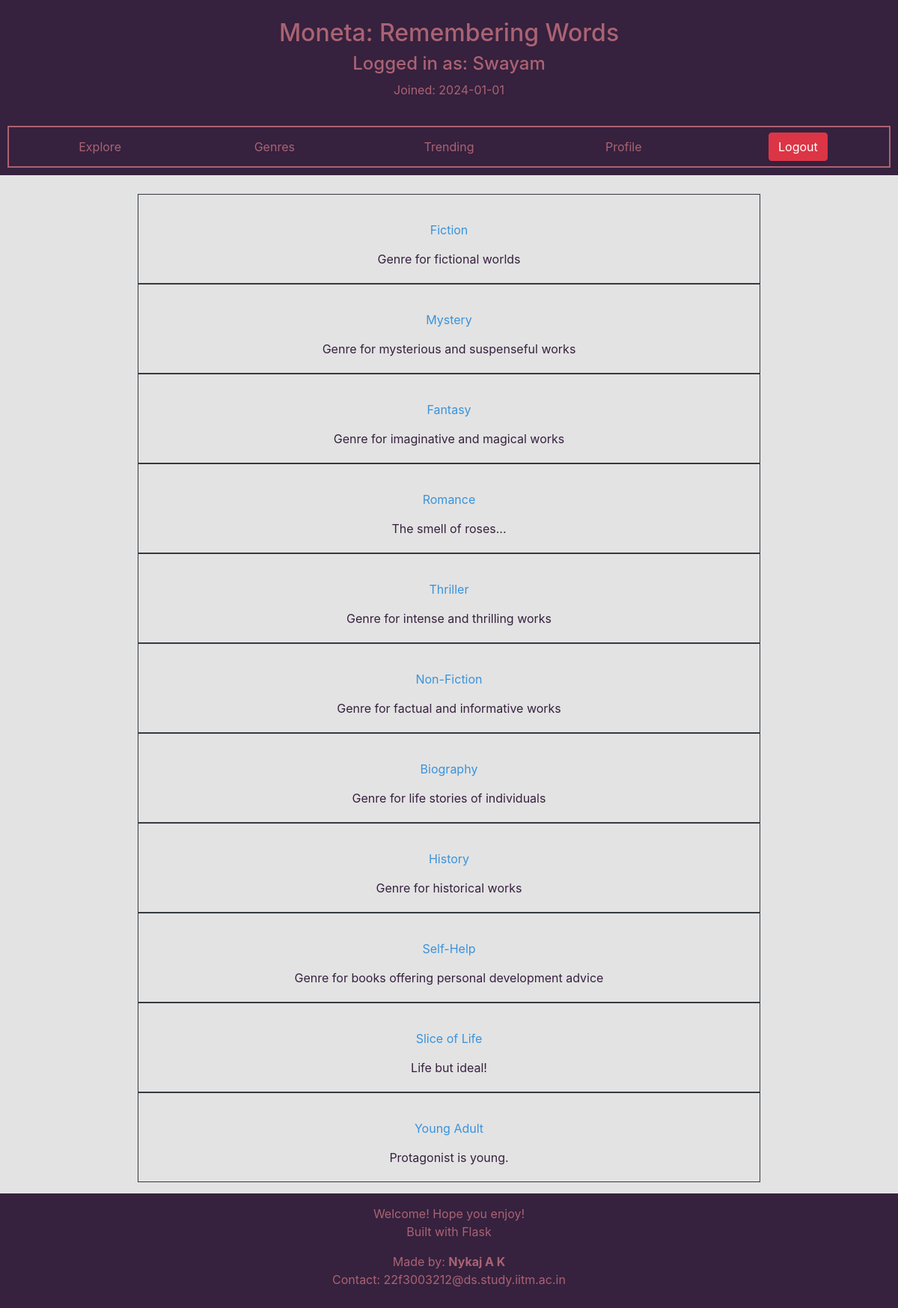
The page /sections (signed in) on the database as committed earlier.
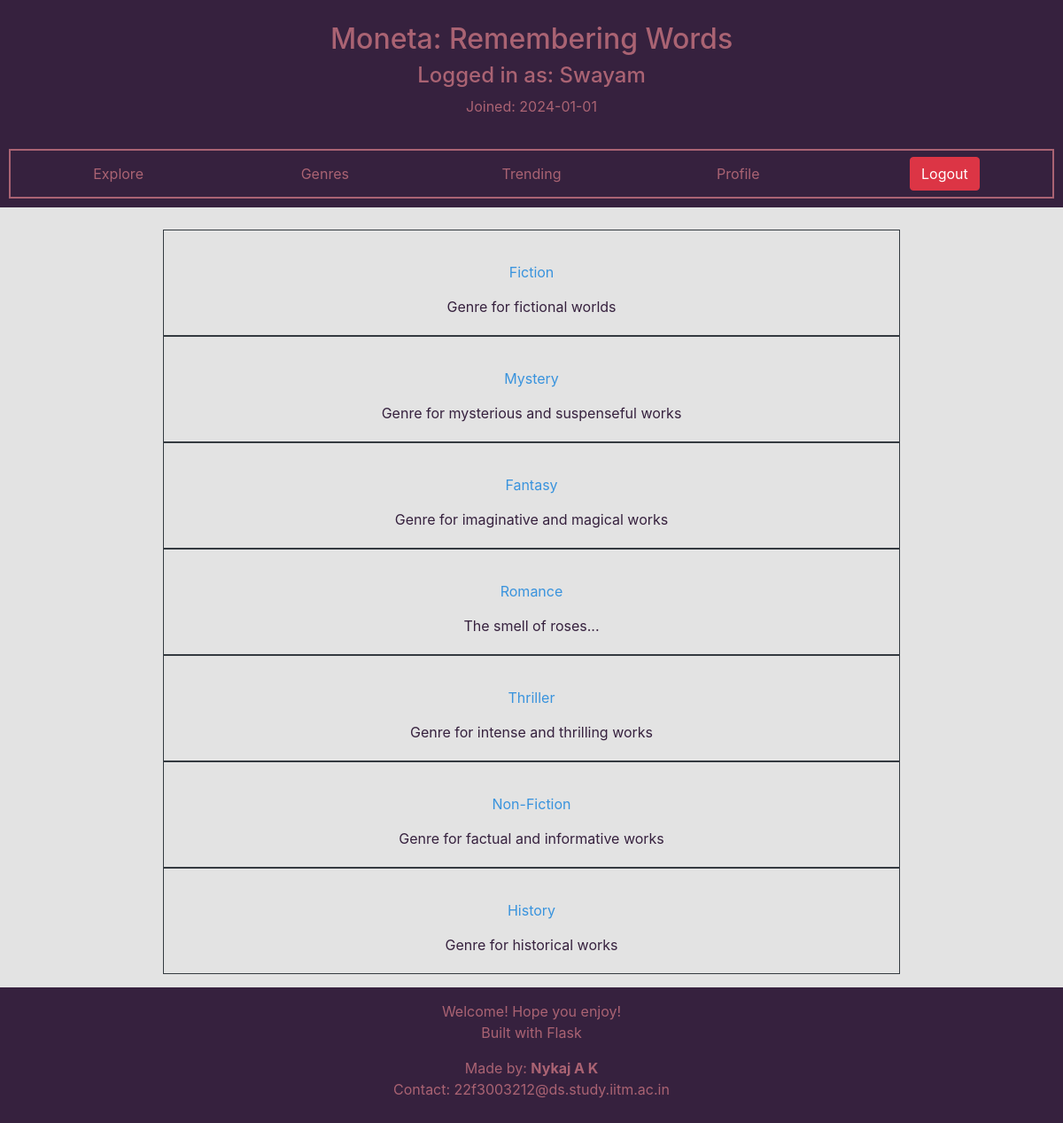
The same page on the database as committed later.
### moneta/models.py (models this page shows, shortened)
class User(db.Model,UserMixin):
    __tablename__ = "user"
    id = db.Column(db.Integer,primary_key = True)
    username = db.Column(db.String(20),nullable=False,unique=True)
    password = db.Column(db.String(60),nullable=True)
    email = db.Column(db.String(60),nullable=False,unique=True)
    doj = db.Column(db.DateTime, nullable=False, default = date.today())
    is_librarian = db.Column(db.Integer,nullable = False, default = 0)
    borrowed = db.relationship('Borrow',backref='user',lazy=True)
    returned = db.relationship('Return',backref='user',lazy=True)
    comments = db.relationship('Comment',backref = 'user', lazy=True)
    requested = db.relationship('Requested',backref = 'user', lazy=True)

class Section(db.Model):
    __tablename__ = "section"
    id = db.Column(db.Integer,primary_key = True)
    name = db.Column(db.String(40), unique = True, nullable = False)
    doc = db.Column(db.DateTime, default = date.today())
    description = db.Column(db.String(256))
    books = db.relationship('Book',secondary=category,backref = db.backref('sections',lazy='dynamic') )

### moneta/routes.py (the view)
@app.route("/sections")
@normal_user_required
def genre():
    sections = Section.query.all()
    return render_template('user_specific/sections.html',sections=sections)

### moneta/routes.py (called while the page is built, shortened)
@login_manager.user_loader
def load_user(user_id):
    user = User.query.filter_by(id=user_id).first()
    app.logger.info(f"User {user.username} was loaded!")
    return user

def normal_user_required(fun):
    @wraps(fun)
    def inner(*args,**kwargs):
        if not current_user.is_anonymous and not current_user.is_librarian:
            return fun(*args,**kwargs)
    return inner

### moneta/templates/user_specific/sections.html
{% extends "user_specific/dashboard.html" %}
{% block main_body %}
    <div class="container">
        {% for section in sections %}
            <div class="mx-auto text-center border border-dark p-1" style="width:75%">
                <br>
                <h5><a class="link-text btn" href="{{ url_for('selected_genre',name=section.name) }}">{{section.name}}</a></h5>
                {% if section.description %}
                    <p class="help-text">{{ section.description }}</p>
                {% else %}
                    <p class="help-text">No description!</p>
                {% endif %}
            </div>
        {% endfor %}
    </div>
{% endblock %}

### moneta/templates/user_specific/dashboard.html
{% extends "base_templates/base.html" %}
{% block header_element %}
    <div class="container-flexible" id="header-container">
        <div class="row text-center header-container-element" id="header-container-info">
            <div class="col" id="header-container-info-content">
                <h2 class="header-info-content-text">Moneta: Remembering Words</h2>
                <h4 class="header-info-content-text">Logged in as: {{ current_user.username }} </h4>
                <p class="header-info-content-text">Joined: {{current_user.doj.__str__()[:10:]}}</p>
            </div>
        </div>
        <div class="row text-center header-container-element" id="header-container-links">
            <div class="col header-link-div"><a class="btn header-link" href="{{ url_for('search') }}">Explore</a></div>
            <div class="col header-link-div"><a class="btn header-link" href="{{ url_for('genre') }}">Genres</a></div>
            <div class="col header-link-div"><a class="btn header-link" href="{{ url_for('trending') }}">Trending</a></div>
            <div class="col header-link-div"><a class="btn header-link" href="{{ url_for('home') }}">Profile</a></div>
            <div class="col header-link-div"><a class="btn btn-danger" href="{{ url_for('logout') }}">Logout</a></div>
        </div>
    </div>
{% endblock %}

### moneta/templates/base_templates/base.html (shortened to what this page needs)
<html>
    <head>
        <link href="{{ url_for('static',filename='bootstrap/css/bootstrap.min.css') }}" rel="stylesheet">
        <link rel="stylesheet" href="{{ url_for('static',filename='custom/global_styles.css') }}">
        <link rel="stylesheet" href="{{ url_for('static',filename='custom/header_styles.css') }}">
        <link rel="stylesheet" href="{{ url_for('static',filename='custom/footer_styles.css') }}">
        <link rel="stylesheet" href="{{ url_for('static',filename='custom/content_text_styles.css') }}">
    </head>
    <body>
        {% block header_element %}{% endblock %}
        <div id="content-container">
            {% block main_body %}
            {% endblock %}
        </div>
        {% block footer_element %}
        <div class="text-center" id="footer-container">
            <div id="footer-content">
                <section class="footer-section">
                    <p class="footer-text">Welcome! Hope you enjoy!<br>Built with Flask</p>
                </section>
                <section class="footer-section">
                    <address class="footer-text">
                        Made by: <strong>Nykaj A K</strong><br>
                        Contact: 22f3003212@ds.study.iitm.ac.in
                    </address>
                </section>
            </div>
        </div>
        {% endblock %}
    </body>
</html>

### moneta/static/custom/global_styles.css (style rules this page uses)
:root { --custom_primary: rgb(57,147,221); --custom_secondary: rgb(84,122,65); --custom_tertiary: rgb(170,99,115); --custom_accent_light: rgb(227,227,227); --custom_accent_dark: rgb(54,33,62); }
body { background-color: var(--custom_accent_light); overflow-x: hidden; min-height: 100vh; display: flex; flex-direction: column; }
#content-container { margin: 5px; padding: 10px; }

### moneta/static/custom/header_styles.css (style rules this page uses)
#header-container { padding: 5px; margin-bottom: 10px; background-color: var(--custom_accent_dark); }
.header-container-element { padding: 5px; margin: 5px; margin-top: 15px; }
.header-link-div { margin: 2px; }
.header-link { color: var(--custom_tertiary); }
.header-info-content-text { color: var(--custom_tertiary); }
#header-container-links { border: 2px solid var(--custom_tertiary); }

### moneta/static/custom/footer_styles.css (style rules this page uses)
#footer-container { padding: 5px; background-color: var(--custom_accent_dark); margin-top: auto; }
#footer-content { padding: 5px; }
.footer-section { margin: 5px; }
.footer-text { color: var(--custom_tertiary); }

### moneta/static/custom/content_text_styles.css (style rules this page uses)
.link-text { color: var(--custom_primary); }
.help-text { color: var(--custom_accent_dark); }

Rows that differ between the two databases and show on the page:
removed Section: name "Biography", description "Genre for life stories of individuals"
removed Section: name "Self-Help", description "Genre for books offering personal development advice"
removed Section: name "Slice of Life", description "Life but ideal!"
removed Section: name "Young Adult", description "Protagonist is young."
